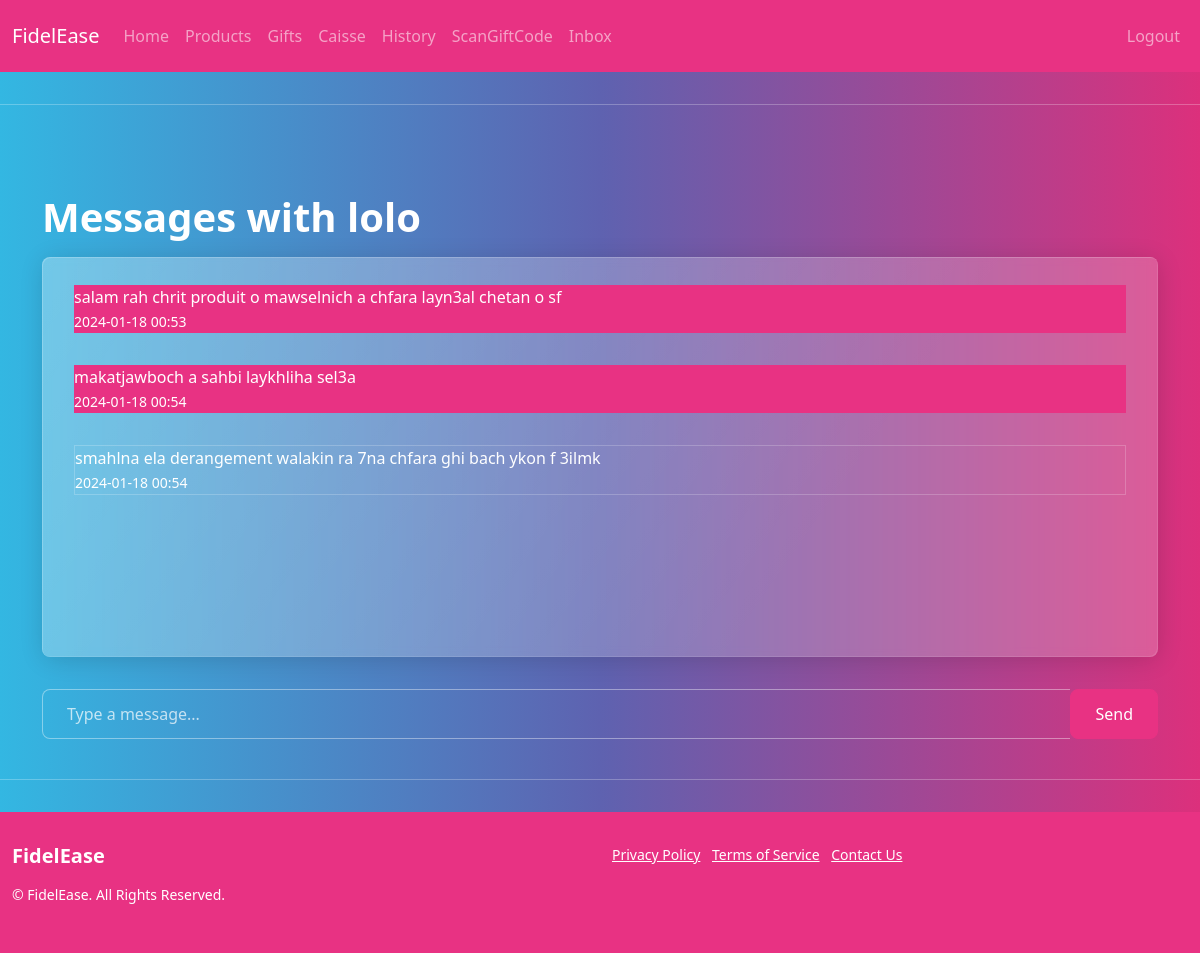
Page /caisseApp/sendMessage/1 (signed in) on the committed database.
### caisseApp/models.py (models this page shows, shortened)
class AppUser(AbstractBaseUser, PermissionsMixin):
    username = models.CharField(max_length=50, unique=True)
    points = models.PositiveIntegerField(default=0)
    email = models.EmailField(max_length=50, unique=True)
    is_active = models.BooleanField(default=True)
    is_superuser = models.BooleanField(default=False)
    is_staff = models.BooleanField(default=False)  # Add this for admin access
    USERNAME_FIELD = 'username'
    EMAIL_FIELD = 'email'
    REQUIRED_FIELDS = ['email']  # Email & Password are required by default.
    objects = AppUserManager()

class Message(models.Model):
    fromUserId=models.ForeignKey("AppUser", on_delete=models.CASCADE,related_name='fromWho')
    toUserId=models.ForeignKey("AppUser", on_delete=models.CASCADE,related_name='toWho')
    date=models.DateTimeField(auto_now_add=True)
    text=models.TextField()

### caisseApp/views.py (the view)
# urls.py: path('sendMessage/<int:user_id>', views.sendMessage,name='sendMessage')
@login_required(login_url='login')
def sendMessage(request, user_id):
    admin_id = request.user.id
    user = AppUser.objects.get(pk=user_id)
    messages = Message.objects.filter(
        (Q(fromUserId=admin_id) & Q(toUserId=user_id)) |
        (Q(fromUserId=user_id) & Q(toUserId=admin_id))
    ).order_by('date')
    return render(request, 'sendMessage.html', {'messages': messages, 'user': user})

### caisseApp/templates/sendMessage.html (shortened to what this page needs)
{% extends 'base.html' %} {% load static %} {% block content %}
<div class="container mt-4">
	<h1>Messages with {{ user.username }}</h1>
	<div class="card">
		<div class="card-body" style="height: 400px; overflow-y: scroll">
			<div class="messages">
				{% for message in messages %}
				<div class="{% if message.fromUserId.id == request.user.id %}text-right{% else %}text-left{% endif %} mb-3">
					<div class="message-bubble {% if message.fromUserId.id == request.user.id %}bg-primary text-white{% else %}border{% endif %}">
						{{ message.text }}
						<br />
						<small class="message-date">{{ message.date|date:"Y-m-d H:i" }}</small>
					</div>
				</div>
				{% empty %}
				<p class="text-center text-muted">No messages with this user.</p>
				{% endfor %}
			</div>
		</div>
	</div>
	<form method="post" action="{% url 'sendMessage' user.id %}" class="mt-3">
		<div class="input-group">
			<input type="text" name="message" class="form-control" placeholder="Type a message..." />
			<div class="input-group-append">
				<button class="btn btn-primary" type="submit">Send</button>
			</div>
		</div>
	</form>
</div>
{% endblock %}

### rows in the picture
AppUser: username "lolo"
Message: text "salam rah chrit produit o mawselnich a chfara layn3al chetan o sf", date "2024-01-18 00:53"
Message: text "makatjawboch a sahbi laykhliha sel3a", date "2024-01-18 00:54"
Message: text "smahlna ela derangement walakin ra 7na chfara ghi bach ykon f 3ilmk", date "2024-01-18 00:54"
